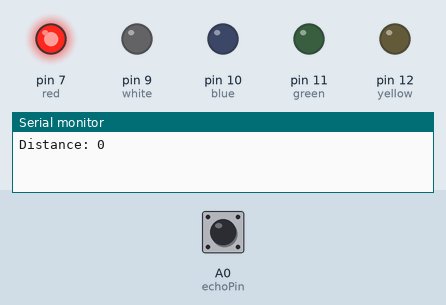
A sketch run on a simulated Arduino Uno, built with avr-gcc and run on an emulated ATmega328P. Shown: output pins drawn as LEDs (lit = HIGH), the last lines printed to the serial monitor. The inputs (shaded band) are chosen by the test bench; at power-on: A0 (echoPin) LOW. Pins used as bus, display or sensor lines are not drawn.

Above: at 1.2 s.
1.3 s: A0 (echoPin) pulsed HIGH 5 times (0.12 s each, 0.3 s apart)
At 3.1 s:
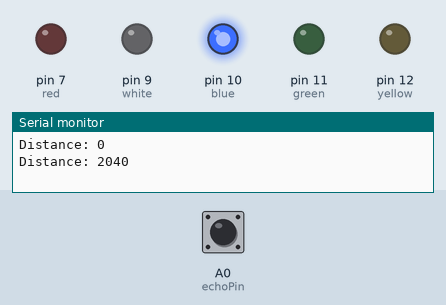
At 4.1 s:
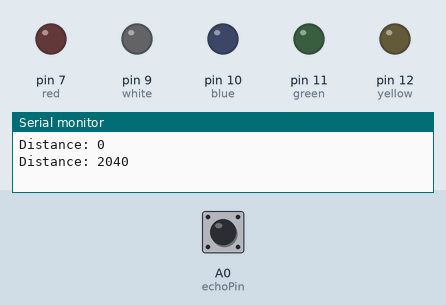
Timing chart, 0 to 10.8 s (numbered marks = the images above; inputs shaded):
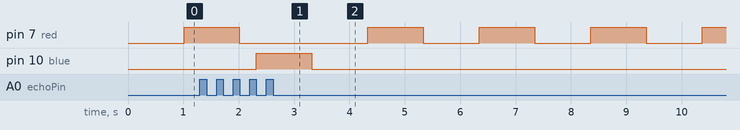

The sketch:

ultrasonic-sensor-light-indicator.ino
```cpp
const int trigPin = 3;
const int echoPin = A0;

int red = 7;
int yellow = 12;
int green = 11;
int blue = 10;
int white = 9;

long duration;
int distance;

void setup() {
  // put your setup code here, to run once:
  pinMode(echoPin, INPUT);
  pinMode(trigPin, OUTPUT);

  pinMode(red, OUTPUT);
  pinMode(yellow, OUTPUT);
  pinMode(green, OUTPUT);
  pinMode(blue, OUTPUT);
  pinMode(white, OUTPUT);

  Serial.begin(9600);
}

void loop() {
  // put your main code here, to run repeatedly:

  // clear the pin
  digitalWrite(trigPin, LOW);
  delay(2);

  // turn on trigPin for 10 micro sec
  digitalWrite(trigPin, HIGH);
  delay(10);
  digitalWrite(trigPin, LOW);

  // output from echopin, returns time in microseconds
  duration= pulseIn(echoPin, HIGH);

  // calculating the distance
  distance = duration * 0.034 / 2;

  //print distance
  Serial.print("Distance: ");
  Serial.println(distance);

  // blink light
  if (distance >= 0 && distance <= 10) {
    digitalWrite(red, HIGH);
    delay(1000);
    digitalWrite(red, LOW);
  }
  else if (distance >= 11 && distance <= 20) {
    digitalWrite(yellow, HIGH);
    delay(1000);
    digitalWrite(yellow, LOW);
  }
  else if (distance >= 21 && distance <= 30) {
    digitalWrite(green, HIGH);
    delay(1000);
    digitalWrite(green, LOW);
  }
  else if (distance > 30) {
    digitalWrite(blue, HIGH);
    delay(1000);
    digitalWrite(blue, LOW);
  }
}
```

Measured:
- after the input at 1.3 s, pin 10 (blue): LOW → HIGH after 1.0 s, → LOW 1.0 s later
- by itself, pin 7 (red): repeats every 2.0 s: HIGH 1.0 s, LOW 1.0 s
